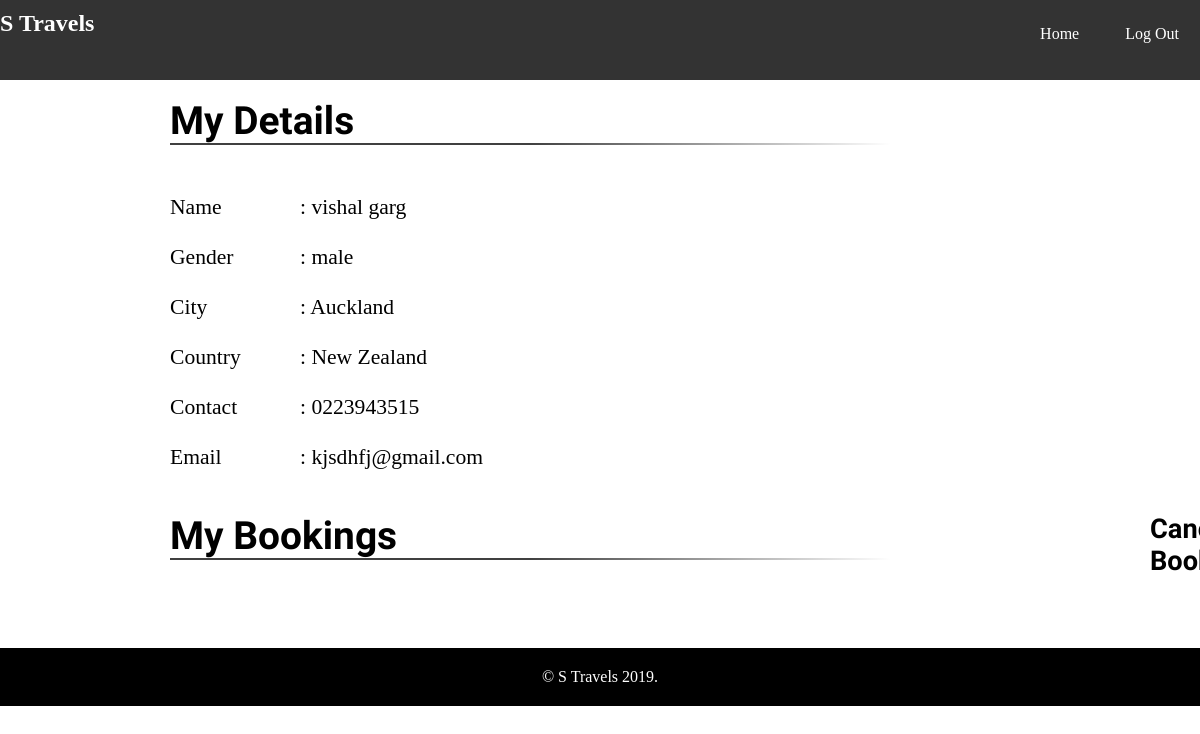
The page /MyAccount.php (signed in) on the database its author committed.
### tables this page shows
CREATE TABLE IF NOT EXISTS `customer` (
  `username` varchar(20) NOT NULL,
  `title` varchar(10) DEFAULT NULL,
  `fname` varchar(30) DEFAULT NULL,
  `lname` varchar(30) DEFAULT NULL,
  `gender` varchar(6) DEFAULT NULL,
  `city` varchar(50) DEFAULT NULL,
  `country` varchar(50) DEFAULT NULL,
  `contact` varchar(10) DEFAULT NULL,
  `email` varchar(50) DEFAULT NULL,
  `psw` varchar(30) DEFAULT NULL,
  PRIMARY KEY (`username`)
);

### MyAccount.php (the view, shortened to what this page needs)
<php include('Login.php'); ?>
<!DOCTYPE html>
<html>
<head>
</head>
<body>
	<header>
      <div class="main">
      	<div class="logo">
<ul>
                <li><h2><font color="white">S Travels</font></h2></li></ul>       	</div>
        <ul>
          <li><a href="index.php">Home</a></li>
          <li><a href="Login.php">Log Out</a></li>
        </ul>
      </div>
    </header><br>
    <div class="content">
    	<h3>My Details</h3>
    	<hr class="style-one"><br><br>
    	<div>
    	<?php
    			 $db = mysqli_connect('localhost','root','','login_temp') or die ('Error connecting to MySQL server.');
                    $user = $_SESSION["user1"];
                    $q1 = "select * from customer where username = '$user'";
                    $res = mysqli_query($db,$q1) or die("Error querying database.");
                    $row = mysqli_fetch_array($res);
                    echo "Name".'<span class="tab1">'.": ".$row['fname']." ".$row['lname'].'</span>'.'<br>'.'<br>';
                    echo "Gender".'<span class="tab1">'.": ".$row['gender'].'</span>'.'<br>'.'<br>';
                    echo "City".'<span class="tab1">'.": ".$row['city'].'</span>'.'<br>'.'<br>';
                    echo "Country".'<span class="tab1">'.": ".$row['country'].'</span>'.'<br>'.'<br>';
                    echo "Contact".'<span class="tab1">'.": ".$row['contact'].'</span>'.'<br>'.'<br>';
                    echo "Email".'<span class="tab1">'.": ".$row['email'].'</span>'.'<br>'.'<br>';
    		?>
    	</div>
    </div><br>
    <div class="content3">
    	<h3>My Bookings<span class="cancelbook"><a href="Cancellation.php">Cancel Bookings</a></span></h3>
    	<hr class="style-one"><br>
    	<br>
    </div>
    <br>
    <div class="footer" style="color: white;font-family: Verdana">
	  <p> &copy S Travels 2019.</p>
	</div>
</body>
</html>

### MyAccount.php (style rules this page uses)
* { margin: 0; padding: 0; }
header { background :linear-gradient(rgba(0,0,0,0.8),rgba(0,0,0,0.8)); height: 10vh; background-size: cover; background-position: center; font-family: Century Gothic; }
ul { float: right; list-style-type: none; margin-top: 25px; }
ul li { display: inline-block; }
ul li a { text-decoration: none; color: #fff; padding: 5px 20px; border: 1px solid transparent; transition: 0.9s ease-out; }
.logo ul { float:left; width: 200px; height: auto; margin-top: 10px; }
.main { max-width: 1200px; margin: auto; }
hr.style-one { border: 0; height: 2px; width: 70%; background-image: linear-gradient(to right, rgba(0, 0, 0, 0.75), rgba(0, 0, 0, 0.75), rgba(0, 0, 0, 0)); }
.content h3 { font-family: 'Work Sans',Footlight MT Light; font-size: 180%; }
.content3 h3 { font-family: 'Work Sans',Footlight MT Light; font-size: 180%; }
.content { padding-left: 170px; font-size: 135%; font-family: 'Azul',Footlight MT Light; }
.content3 { padding-left: 170px; font-size: 135%; font-family: 'Azul',Footlight MT Light; }
.tab1 { position:absolute; left:300px; }
.footer { padding: 20px; text-align: center; background: #000; margin-top: 20px; }
.cancelbook { position:absolute; left:1150px; font-size: 70%; color: #000; }
.cancelbook a:link { text-decoration: none;color: #000; }

### rows shown on the page
customer: fname "vishal", lname "garg", gender "male", city "Auckland", country "New Zealand", contact "0223943515", email "kjsdhfj@gmail.com"
